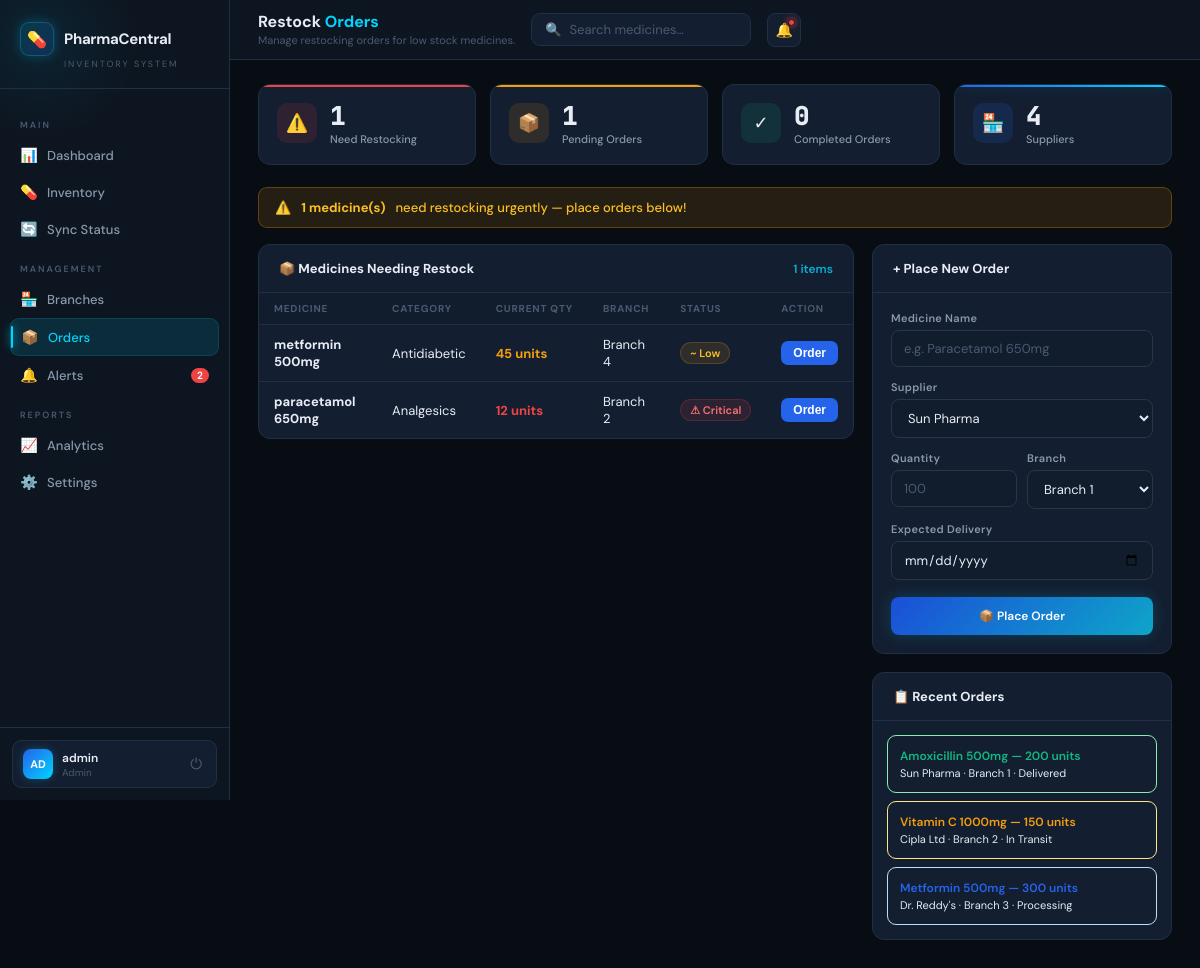
/orders (signed in), run on the app's committed database.
### tables this page shows
CREATE TABLE medicines (
        id INTEGER PRIMARY KEY AUTOINCREMENT,
        name TEXT NOT NULL, category TEXT NOT NULL,
        quantity INTEGER NOT NULL, expiry TEXT NOT NULL, branch TEXT NOT NULL);

### app.py (the view)
@app.route("/orders")
@login_required
def orders():
    medicines    = get_medicines()
    low_stock    = sum(1 for m in medicines if m[3] < 20)
    expiring_soon= sum(1 for m in medicines if m[6])
    return render_template("orders.html", medicines=medicines, low_stock=low_stock,
        expiring_soon=expiring_soon, active="orders")

### app.py (called while the page is built)
def get_db():
    try: return sqlite3.connect(DB)
    except: return None

def get_medicines():
    conn = get_db()
    if not conn: return []
    c = conn.cursor()
    c.execute("SELECT * FROM medicines ORDER BY id DESC")
    rows = c.fetchall(); conn.close()
    today = datetime.today(); warn = today + timedelta(days=30)
    result = []
    for r in rows:
        try: exp = datetime.strptime(r[4],"%Y-%m-%d"); expiring = today <= exp <= warn
        except: expiring = False
        result.append(r + (expiring,))
    return result

def login_required(f):
    from functools import wraps
    @wraps(f)
    def decorated(*args, **kwargs):
        if "user" not in session: return redirect(url_for("login"))
        return f(*args, **kwargs)
    return decorated

### templates/orders.html (shortened to what this page needs)
{% extends "base.html" %}
{% block page_title %}Restock <span>Orders</span>{% endblock %}
{% block page_sub %}Manage restocking orders for low stock medicines.{% endblock %}
{% block content %}
<div class="stats-row">
  <div class="stat-card red"><div class="stat-icon red">&#9888;&#65039;</div><div><div class="stat-value">{{ low_stock }}</div><div class="stat-label">Need Restocking</div></div></div>
  <div class="stat-card amber"><div class="stat-icon amber">&#128230;</div><div><div class="stat-value">{{ low_stock }}</div><div class="stat-label">Pending Orders</div></div></div>
  <div class="stat-card green"><div class="stat-icon green">&#10003;</div><div><div class="stat-value">0</div><div class="stat-label">Completed Orders</div></div></div>
  <div class="stat-card blue"><div class="stat-icon blue">&#127978;</div><div><div class="stat-value">4</div><div class="stat-label">Suppliers</div></div></div>
</div>
{% if low_stock > 0 %}
<div class="expiry-banner">&#9888;&#65039; <strong>{{ low_stock }} medicine(s)</strong> need restocking urgently — place orders below!</div>
{% endif %}
<div class="two-col">
  <div>
    <div class="panel">
      <div class="panel-header"><div class="panel-title">&#128230; Medicines Needing Restock</div><span class="panel-action">{{ low_stock }} items</span></div>
      <div class="table-wrap">
        <table>
          <thead><tr><th>Medicine</th><th>Category</th><th>Current Qty</th><th>Branch</th><th>Status</th><th>Action</th></tr></thead>
          <tbody>
          {% set found = [] %}
          {% for med in medicines %}
            {% if med[3] < 50 %}
            {% set _ = found.append(1) %}
            <tr>
              <td><strong>{{ med[1] }}</strong></td>
              <td>{{ med[2] }}</td>
              <td style="color:{% if med[3] < 20 %}var(--red){% else %}var(--amber){% endif %};font-weight:700;">{{ med[3] }} units</td>
              <td>{{ med[5] }}</td>
              <td>
                {% if med[3] < 20 %}<span class="badge badge-red">&#9888; Critical</span>
                {% else %}<span class="badge badge-amber">~ Low</span>{% endif %}
              </td>
              <td>
                <button onclick="placeOrder('{{ med[1] }}')" style="padding:5px 12px;background:var(--blue);color:#fff;border:none;border-radius:7px;font-size:12px;font-weight:600;cursor:pointer;">Order</button>
              </td>
            </tr>
            {% endif %}
          {% endfor %}
          </tbody>
        </table>
      </div>
    </div>
  </div>
  <div>
    <div class="panel">
      <div class="panel-header"><div class="panel-title">&#43; Place New Order</div></div>
      <div style="padding:18px;">
        <div class="form-group"><label class="form-label">Medicine Name</label><input class="form-input" type="text" id="orderMed" placeholder="e.g. Paracetamol 650mg"/></div>
        <div class="form-group"><label class="form-label">Supplier</label>
          <select class="form-select">
            <option>Sun Pharma</option>
          </select>
        </div>
        <div class="form-row-2">
          <div class="form-group"><label class="form-label">Quantity</label><input class="form-input" type="number" placeholder="100" min="1"/></div>
          <div class="form-group"><label class="form-label">Branch</label>
            <select class="form-select"><option>Branch 1</option><option>Branch 2</option><option>Branch 3</option><option>Branch 4</option></select>
          </div>
        </div>
        <div class="form-group"><label class="form-label">Expected Delivery</label><input class="form-input" type="date"/></div>
        <button onclick="submitOrder()" class="btn btn-primary" style="width:100%;justify-content:center;padding:11px;margin-top:4px;">&#128230; Place Order</button>
      </div>
    </div>
    <div class="panel">
      <div class="panel-header"><div class="panel-title">&#128203; Recent Orders</div></div>
      <div style="padding:14px;display:flex;flex-direction:column;gap:8px;">
        <div style="padding:12px;background:var(--green-lt);border-radius:9px;border:1px solid #86efac;">
          <div style="font-size:12px;font-weight:600;color:var(--green);">Amoxicillin 500mg &mdash; 200 units</div>
          <div style="font-size:11px;color:var(--text3);margin-top:2px;">Sun Pharma &middot; Branch 1 &middot; Delivered</div>
        </div>
        <div style="padding:12px;background:var(--amber-lt);border-radius:9px;border:1px solid #fde68a;">
          <div style="font-size:12px;font-weight:600;color:var(--amber);">Vitamin C 1000mg &mdash; 150 units</div>
          <div style="font-size:11px;color:var(--text3);margin-top:2px;">Cipla Ltd &middot; Branch 2 &middot; In Transit</div>
        </div>
        <div style="padding:12px;background:var(--blue-lt);border-radius:9px;border:1px solid #bfdbfe;">
          <div style="font-size:12px;font-weight:600;color:var(--blue);">Metformin 500mg &mdash; 300 units</div>
          <div style="font-size:11px;color:var(--text3);margin-top:2px;">Dr. Reddy's &middot; Branch 3 &middot; Processing</div>
        </div>
      </div>
    </div>
  </div>
</div>
{% endblock %}

### data on the page
medicines: name "metformin 500mg", category "Antidiabetic", quantity "45", branch "Branch 4", shows "~ Low"
medicines: name "paracetamol 650mg", category "Analgesics", quantity "12", branch "Branch 2", shows "⚠ Critical"

### other printed values
{{ low_stock + expiring_soon }} "2"
{{ session.user[:2]|upper }} "AD"
{{ session.user }} "admin"
{{ session.role }} "Admin"
{{ low_stock }} "1"
